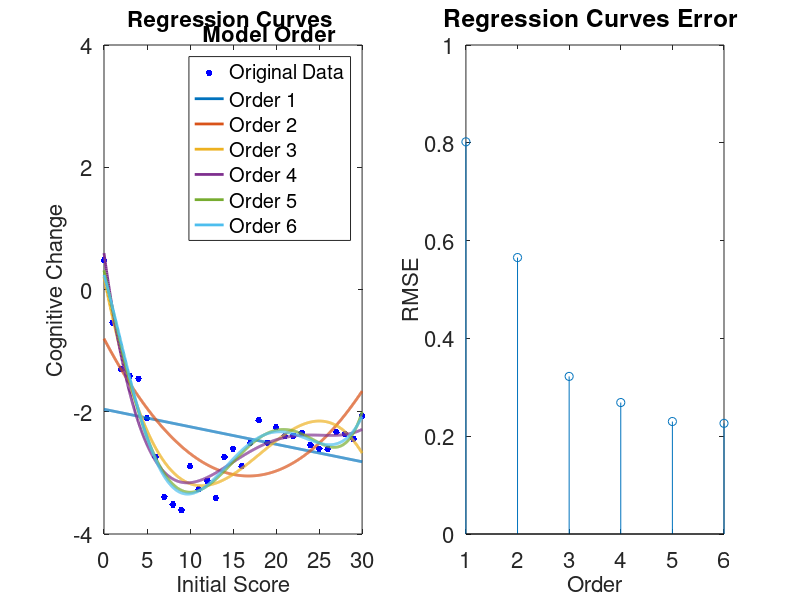
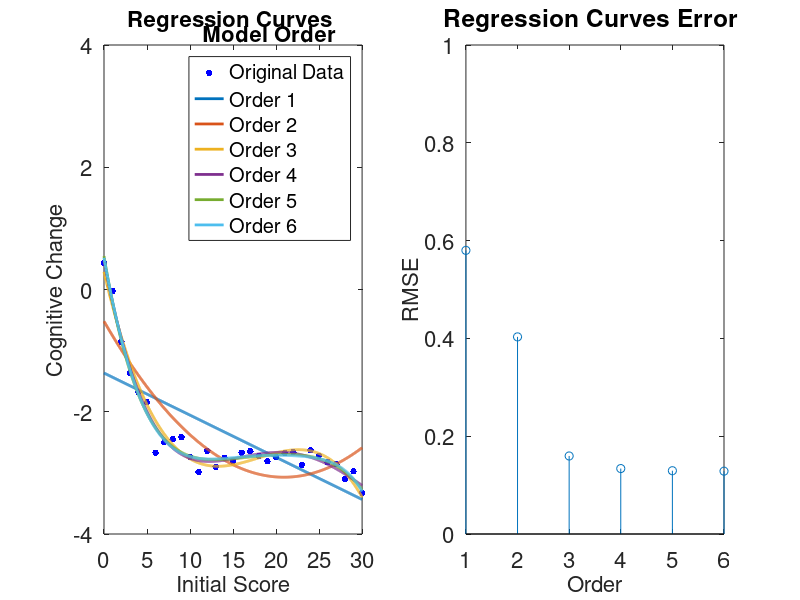

These charts were generated, in order, by the following MATLAB code:
%% Regression
load('av_cog_change.mat');
load('agent_model.mat');

%%
figure;
    subplot(1,2,1);
N = 6;

error = zeros(N,1);
plot(vec_avg(1,:), vec_avg(2,:), 'b.', 'MarkerSize', 15); % Plot training data.
hold on;

for i = 1: N
    coefficients = polyfit(vec_avg(1,:), vec_avg(2,:), i);
    % Create a new x axis with exactly 1000 points (or whatever you want).
    xFit = linspace(min(vec_avg(1,:)), max(vec_avg(1,:)), 930);
    % Get the estimated yFit value for each of those 1000 new x locations.
    yFit = polyval(coefficients , xFit);
    
    temp = 0;
    % Calculate Error
    for j = 1 : 31
        t = j+ 30*(j-1);
        if t == 931
            t = 930;
        end
        
        temp = temp + (vec_avg(2,j) - yFit(t))^2;
        
    end
    
    error(i) = sqrt(temp/31);
    
    % Plot curve.    
     % Set hold on so the next plot does not blow away the one we just drew.
    plot(xFit, yFit, 'LineWidth', 2); % Plot fitted line.
    hold on

end
ylim([-4 4]);
    set(gca, 'FontSize', 16)
    lgd = legend('Original Data','Order 1','Order 2','Order 3','Order 4','Order 5','Order 6 ');
    title(lgd,'Model Order')
    title('Regression Curves ', 'FontSize', 16);
    ylabel('Cognitive Change', 'FontSize', 16);
    xlabel('Initial Score', 'FontSize', 16);
    

hold off

subplot(1,2,2);
    stem(1:N,error);
    ylim([0 1]);
    title('Regression Curves Error ', 'FontSize', 16);
    set(gca, 'FontSize', 16)
    ylabel('RMSE', 'FontSize', 16);
    xlabel('Order', 'FontSize', 16);
    
    
    %%
    figure;
    subplot(1,2,1);
    error = zeros(N,1);
plot(average_path1(1,:), average_path1(2,:), 'b.', 'MarkerSize', 15); % Plot training data.
hold on;

for i = 1: N
    coefficients = polyfit(average_path1(1,:), average_path1(2,:), i);
    % Create a new x axis with exactly 1000 points (or whatever you want).
    xFit = linspace(min(average_path1(1,:)), max(average_path1(1,:)), 930);
    % Get the estimated yFit value for each of those 1000 new x locations.
    yFit = polyval(coefficients , xFit);
    
    temp = 0;
    % Calculate Error
    for j = 1 : 31
        t = j+ 30*(j-1);
        if t == 931
            t = 930;
        end
        
        temp = temp + (average_path1(2,j) - yFit(t))^2;
        
    end
    
    error(i) = sqrt(temp/31);
    
    % Plot curve.    
     % Set hold on so the next plot does not blow away the one we just drew.
    plot(xFit, yFit, 'LineWidth', 2); % Plot fitted line.
    hold on

end
ylim([-4 4]);
    set(gca, 'FontSize', 16)
    lgd = legend('Original Data','Order 1','Order 2','Order 3','Order 4','Order 5','Order 6 ');
    title(lgd,'Model Order')
    title('Regression Curves ', 'FontSize', 16);
    ylabel('Cognitive Change', 'FontSize', 16);
    xlabel('Initial Score', 'FontSize', 16);
    

hold off

subplot(1,2,2);
    stem(1:N,error);

    ylim([0 1]);
    title('Regression Curves Error ', 'FontSize', 16);
    set(gca, 'FontSize', 16)
    ylabel('RMSE', 'FontSize', 16);
    xlabel('Order', 'FontSize', 16);
